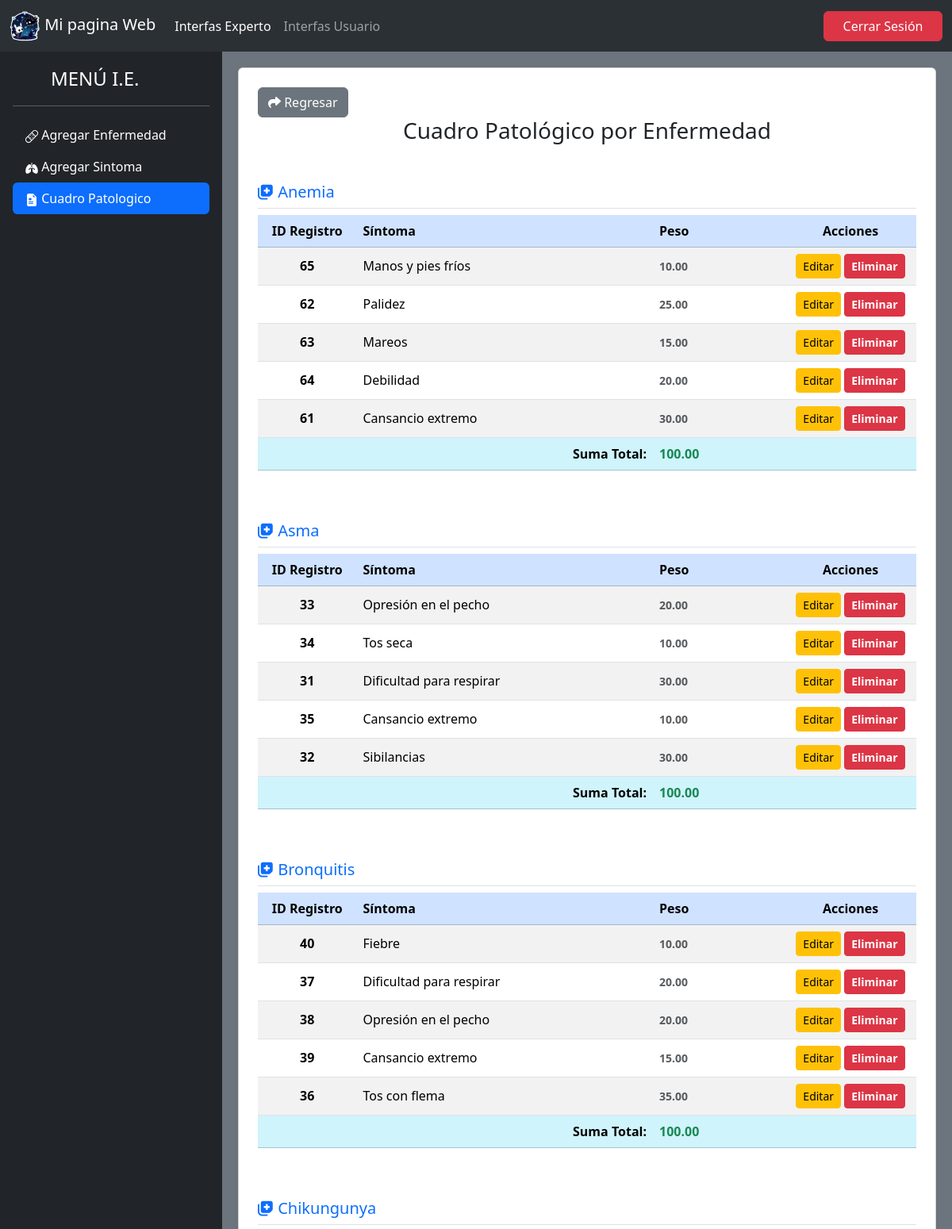
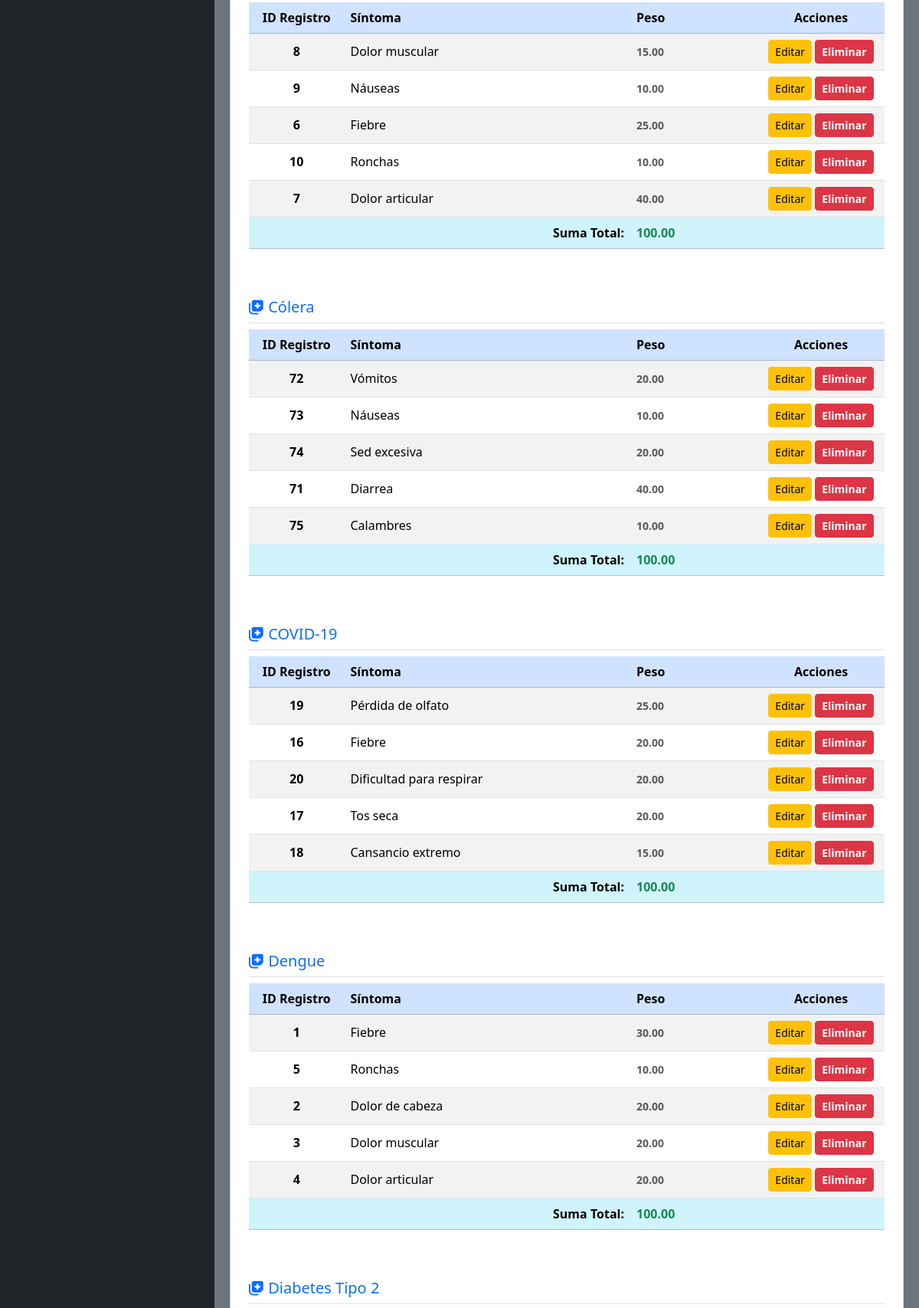
Page /login/intExpertoPatologico2.php?id=65 (signed in, upper part) on the committed database (2 pictures, top to bottom).
### tables this page shows
CREATE TABLE cuadro_Patologico (
    id INT AUTO_INCREMENT PRIMARY KEY,
    id_enfermedad INT NOT NULL,
    id_sintoma INT NOT NULL,
    peso DECIMAL(5,2) NOT NULL,
     
    FOREIGN KEY (id_enfermedad) REFERENCES registro_enfermedades(id) ON DELETE CASCADE,
    FOREIGN KEY (id_sintoma) REFERENCES registro_Sintomas(id) ON DELETE CASCADE
);

CREATE TABLE registro_enfermedades (
    id INT AUTO_INCREMENT PRIMARY KEY,
    nombre VARCHAR(100) NOT NULL,
    descripcion TEXT NOT NULL,
    ruta_imagen VARCHAR(255)
);

create table registro_Sintomas(
	id int auto_increment primary key,
    nombre varchar(100) not null,
    descripcion text not null,
    ruta_imagen varchar(255)
);

### login/intExpertoPatologico2.php (the view, shortened to what this page needs)
<!DOCTYPE html>
<html lang="en">
<head>
    <link href="https://cdn.jsdelivr.net/npm/bootstrap@5.3.8/dist/css/bootstrap.min.css" rel="stylesheet"
>
    <link rel="stylesheet" href="css/sidebars.css">
    <link rel="stylesheet" href="https://cdnjs.cloudflare.com/ajax/libs/font-awesome/6.5.1/css/all.min.css"
 />
</head>
<body class="bg-secondary text-bg-primary">
    <?php
    require "../connection/conexion.php";
    ?>
    <header>
        <nav class="navbar navbar-expand-lg bg-body-tertiary" data-bs-theme="dark">
            <div class="container-fluid">
                <a class="navbar-brand" href="intExperto.php">
                    <img src="../img/logoindex.png" alt="Logo" width="39" height="39" class="d-inline-block">
                    Mi pagina Web
                </a>
                <div class="collapse navbar-collapse" id="navbarNav">
                    <ul class="navbar-nav">
                        <li class="nav-item">
                            <a class="nav-link active" href="intExperto.php">Interfas Experto</a>
                        </li>
                        <li class="nav-item">
                            <a class="nav-link" href="busAdelante.php">Interfas Usuario</a>
                        </li>
                    </ul>
                    <div class="d-block ms-auto">
                        <a href="../includes/cerrar.php" class="btn btn-danger " style="width: 150px;">Cerrar
                            Sesión</a>
                    </div>
                </div>
            </div>
        </nav>
    </header>
    <main class="main-wrapper">
        <div class="d-flex flex-column flex-shrink-0 p-3 text-bg-dark" style="width: 280px ">
            <a href="menu.php"
                class="d-flex align-items-center mb-3 mb-md-0 me-md-auto text-white text-decoration-none">
                <svg class="bi pe-none me-2" width="40" height="32" aria-hidden="true">
                    <use xlink:href="#bootstrap"></use>
                </svg>
                <span class="fs-4">MENÚ I.E.</span>
            </a>
            <hr />
            <ul class="nav nav-pills flex-column mb-auto">
                <li class="nav-item">
                    <a href="intExperto.php" class="nav-link text-white">
                        Agregar Enfermedad
                    </a>
                </li>
                <li>
                    <a href="intExpertoSintomas.php" class="nav-link text-white">
                        Agregar Sintoma
                    </a>
                </li>
                <li>
                    <a href="intExpertoPatologico.php" class="nav-link active">
                        Cuadro Patologico
                    </a>
                </li>
            </ul>
        </div>
        <section class="content-area">
            <div class="card shadow-sm p-4">
                <div class="">
                    <a href="intExpertoPatologico.php" type="button" class="btn btn-secondary">
                        <i class="fa-solid fa-share"></i> Regresar</a>
                </div>
                <h3 class="text-center mb-4">Cuadro Patológico por Enfermedad</h3>
                <?php
                $query = "SELECT
                            cp.id,
                            cp.id_enfermedad,
                            re.nombre AS nombre_enfermedad,
                            cp.id_sintoma,
                            rs.nombre AS nombre_sintoma,
                            cp.peso,
                            (SELECT SUM(peso) FROM cuadro_Patologico WHERE id_enfermedad = cp.id_enfermedad) AS peso_total
                          FROM cuadro_Patologico cp
                          INNER JOIN registro_enfermedades re ON cp.id_enfermedad = re.id
                          INNER JOIN registro_Sintomas rs ON cp.id_sintoma = rs.id
                          ORDER BY re.nombre ASC";
                $sql = $conexion->query($query);
                $enfermedad_actual = null;
                $peso_total_actual = 0;
                while ($datos = $sql->fetch_object()) {
                    if ($enfermedad_actual !== $datos->id_enfermedad) {
                        if ($enfermedad_actual !== null) {
                            echo '<tr class="table-info">';
                            echo '<td colspan="2" class="text-end fw-bold">Suma Total:</td>';
                            echo '<td class="fw-bold text-success">' . $peso_total_actual . '</td>';
                            echo '<td></td>';
                            echo '</tr>';
                            echo '</tbody></table></div>';
                        }
                        $enfermedad_actual = $datos->id_enfermedad;
                ?>
                        <h5 class="mt-4 text-primary border-bottom pb-2">
                            <i class="fa-solid fa-notes-medical"></i> <?= $datos->nombre_enfermedad ?>
                        </h5>
                        <div class="table-responsive mb-4">
                            <table class="table table-hover table-striped align-middle" style="table-layout: fixed;">
                                <thead class="table-primary">
                                    <tr>
                                        <th scope="col" class="text-center" style="width: 15%;">ID Registro</th>
                                        <th scope="col" style="width: 45%;">Síntoma</th>
                                        <th scope="col" style="width: 20%;">Peso</th>
                                        <th scope="col" class="text-center" style="width: 20%;">Acciones</th>
                                    </tr>
                                </thead>
                                <tbody>
                <?php
                    }
                    $peso_total_actual = $datos->peso_total;
                ?>
                                    <tr>
                                        <th scope="row" class="text-center">
                                            <?php echo $datos->id ?>
                                        </th>
                                        <td>
                                            <?php echo $datos->nombre_sintoma ?>
                                        </td>
                                        <td class="text-muted small fw-bold">
                                            <?php echo $datos->peso ?>
                                        </td>
                                        <td class="text-center">
                                            <div>
                                                <a href="#" data-bs-toggle="modal"
                                                    data-bs-target="#staticBackdropEditar<?= $datos->id ?>"
                                                    class="btn btn-warning btn-sm">Editar</a>
                                                <a href="intExpertoPatologico2.php?id=<?= $datos->id ?>"
                                                    class="btn btn-danger btn-sm fw-bold"
                                                    onclick="return eliminar()">Eliminar</a>
                                            </div>
                                        </td>
                                    </tr>
                <?php
                }
                if ($enfermedad_actual !== null) {
                    echo '</tbody></table></div>';
                } else {
                    echo '<div class="alert alert-info text-center mt-4">No hay registros patológicos todavía.</div>';
                }
                ?>
            </div>
        </section>
    </main>
</body>
</html>

### css/sidebars.css (style rules this page uses)
body { min-height: 100vh; min-height: -webkit-fill-available; }
html { height: -webkit-fill-available; }
main { height: 100vh; height: -webkit-fill-available; max-height: 100vh; overflow-x: auto; overflow-y: hidden; }

### login/intExpertoPatologico2.php (style rules this page uses)
html, body { height: 100%; margin: 0; }
.main-wrapper { display: flex; height: calc(100vh - 56px); }
.content-area { flex-grow: 1; overflow-y: auto; padding: 20px; }

### rows in the picture
cuadro_patologico: id_enfermedad.nombre "Anemia", id "65", id_sintoma.nombre "Manos y pies fríos", peso "10.00"
cuadro_patologico: id "62", id_sintoma.nombre "Palidez", peso "25.00"
cuadro_patologico: id "63", id_sintoma.nombre "Mareos", peso "15.00"
cuadro_patologico: id "64", id_sintoma.nombre "Debilidad", peso "20.00"
cuadro_patologico: id "61", id_sintoma.nombre "Cansancio extremo", peso "30.00"
cuadro_patologico: peso_total_actual "100.00", id_enfermedad.nombre "Asma", id "33", id_sintoma.nombre "Opresión en el pecho", peso "20.00"
cuadro_patologico: id "34", id_sintoma.nombre "Tos seca", peso "10.00"
cuadro_patologico: id "31", id_sintoma.nombre "Dificultad para respirar", peso "30.00"
cuadro_patologico: id "35", id_sintoma.nombre "Cansancio extremo", peso "10.00"
cuadro_patologico: id "32", id_sintoma.nombre "Sibilancias", peso "30.00"
cuadro_patologico: peso_total_actual "100.00", id_enfermedad.nombre "Bronquitis", id "40", id_sintoma.nombre "Fiebre", peso "10.00"
cuadro_patologico: id "37", id_sintoma.nombre "Dificultad para respirar", peso "20.00"
cuadro_patologico: id "38", id_sintoma.nombre "Opresión en el pecho", peso "20.00"
cuadro_patologico: id "39", id_sintoma.nombre "Cansancio extremo", peso "15.00"
cuadro_patologico: id "36", id_sintoma.nombre "Tos con flema", peso "35.00"
cuadro_patologico: peso_total_actual "100.00", id_enfermedad.nombre "Chikungunya", id "8", id_sintoma.nombre "Dolor muscular", peso "15.00"
cuadro_patologico: id "9", id_sintoma.nombre "Náuseas", peso "10.00"
cuadro_patologico: id "6", id_sintoma.nombre "Fiebre", peso "25.00"
cuadro_patologico: id "10", id_sintoma.nombre "Ronchas", peso "10.00"
cuadro_patologico: id "7", id_sintoma.nombre "Dolor articular", peso "40.00"
cuadro_patologico: peso_total_actual "100.00", id_enfermedad.nombre "Cólera", id "72", id_sintoma.nombre "Vómitos", peso "20.00"
cuadro_patologico: id "73", id_sintoma.nombre "Náuseas", peso "10.00"
cuadro_patologico: id "74", id_sintoma.nombre "Sed excesiva", peso "20.00"
cuadro_patologico: id "71", id_sintoma.nombre "Diarrea", peso "40.00"
cuadro_patologico: id "75", id_sintoma.nombre "Calambres", peso "10.00"
cuadro_patologico: peso_total_actual "100.00", id_enfermedad.nombre "COVID-19", id "19", id_sintoma.nombre "Pérdida de olfato", peso "25.00"
cuadro_patologico: id "16", id_sintoma.nombre "Fiebre", peso "20.00"
cuadro_patologico: id "20", id_sintoma.nombre "Dificultad para respirar", peso "20.00"
cuadro_patologico: id "17", id_sintoma.nombre "Tos seca", peso "20.00"
cuadro_patologico: id "18", id_sintoma.nombre "Cansancio extremo", peso "15.00"
cuadro_patologico: peso_total_actual "100.00", id_enfermedad.nombre "Dengue", id "1", id_sintoma.nombre "Fiebre", peso "30.00"
cuadro_patologico: id "5", id_sintoma.nombre "Ronchas", peso "10.00"
cuadro_patologico: id "2", id_sintoma.nombre "Dolor de cabeza", peso "20.00"
cuadro_patologico: id "3", id_sintoma.nombre "Dolor muscular", peso "20.00"
cuadro_patologico: id "4", id_sintoma.nombre "Dolor articular", peso "20.00"
cuadro_patologico: peso_total_actual "100.00", id_enfermedad.nombre "Diabetes Tipo 2"
